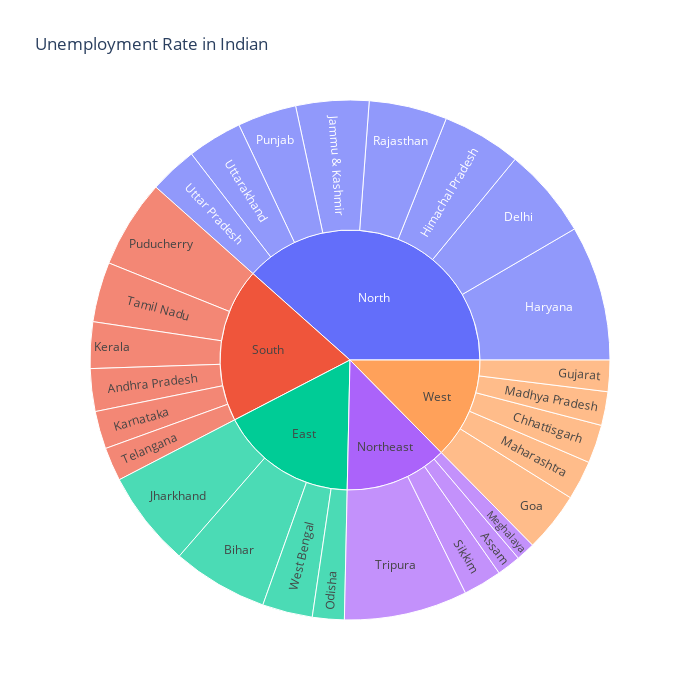

The notebook cell this image was saved under:
### Code cell
unemployment = data[["State","Region","Estimated Unemployment Rate"]]
figure = px.sunburst ( unemployment,path=["Region","State"],
                     values="Estimated Unemployment Rate",
                     width=700,height=700,color_continuous_scale="RdY1Gn",
                     title="Unemployment Rate in Indian")
figure.show()

### Figure 1 — Plotly figure (JSON) as saved in the notebook; plotly's stock layout.template omitted (floating-point values rounded to 4 significant figures)
{"data": [{"branchvalues": "total", "domain": {"x": [0, 1], "y": [0, 1]}, "hovertemplate": "labels=%{label}<br>Estimated Unemployment Rate=%{value}<br>parent=%{parent}<br>id=%{id}<extra></extra>", "ids": ["South/Andhra Pradesh", "Northeast/Assam", "East/Bihar", "West/Chhattisgarh", "North/Delhi", "West/Goa", "West/Gujarat", "North/Haryana", "North/Himachal Pradesh", "North/Jammu & Kashmir", "East/Jharkhand", "South/Karnataka", "South/Kerala", "West/Madhya Pradesh", "West/Maharashtra", "Northeast/Meghalaya", "East/Odisha", "South/Puducherry", "North/Punjab", "North/Rajasthan", "Northeast/Sikkim", "South/Tamil Nadu", "South/Telangana", "Northeast/Tripura", "North/Uttar Pradesh", "North/Uttarakhand", "East/West Bengal", "East", "North", "Northeast", "South", "West"], "labels": ["Andhra Pradesh", "Assam", "Bihar", "Chhattisgarh", "Delhi", "Goa", "Gujarat", "Haryana", "Himachal Pradesh", "Jammu & Kashmir", "Jharkhand", "Karnataka", "Kerala", "Madhya Pradesh", "Maharashtra", "Meghalaya", "Odisha", "Puducherry", "Punjab", "Rajasthan", "Sikkim", "Tamil Nadu", "Telangana", "Tripura", "Uttar Pradesh", "Uttarakhand", "West Bengal", "East", "North", "Northeast", "South", "West"], "name": "", "parents": ["South", "Northeast", "East", "West", "North", "West", "West", "North", "North", "North", "East", "South", "South", "West", "West", "Northeast", "East", "South", "North", "North", "Northeast", "South", "South", "Northeast", "North", "North", "East", "", "", "", "", ""], "type": "sunburst", "values": [86.64, 48.56, 194.7, 78.19, 184.1, 121.7, 63.76, 274.8, 160.7, 148.3, 195.4, 76.68, 94.34, 68.54, 79.79, 38.66, 64.62, 179.4, 119.8, 158.7, 78.34, 121.9, 68.33, 250.6, 97.37, 111.6, 101.9, 556.6, 1255.0, 416.1, 627.3, 411.9]}], "layout": {"height": 700, "legend": {"tracegroupgap": 0}, "title": {"text": "Unemployment Rate in Indian"}, "width": 700}}
